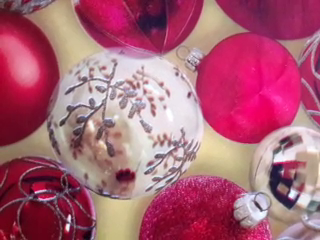
//> input picture frame 85 of res/video1.mp4, 320 x 240 px
$ ./tracking_roi   (built with g++ and OpenCV 4)
//> lines starting //> are read from the running program, lines starting //| are printed output that depends on the picture
/**
 * @file tracking_roi.cpp
 * @author Erwin lejeune (you@domain.com)
 * @brief Select a tracking zone with mouse dragging, then press any key to start tracking
 * @version 0.1
 * @date 2020-03-11
 *
 * @copyright Copyright (c) 2020
 *
 */

#include <iostream>
#include "opencv2/opencv.hpp"
#include "opencv2/core.hpp"
#ifdef HAVE_OPENCV_XFEATURES2D
#include "opencv2/highgui.hpp"
#include "opencv2/features2d.hpp"
#include "opencv2/xfeatures2d.hpp"

#if MXNET_USE_OPENCV
#include <opencv2/opencv.hpp>
+ #include<opencv2 / imgproc / types_c.h>
#endif // MXNET_USE_OPENCV

#if MXNET_USE_OPENCV
#include <opencv2/opencv.hpp>
    + #include<opencv2 / imgproc / types_c.h>
#include // NOLINT()
#include // NOLINT()
#include // NOLINT(*)
#endif

    using namespace std;
using namespace cv;
using namespace cv::xfeatures2d;

Mat frame;

bool drag = false;
Rect roi;
Point point1;
Point point2;

// If Bounding Box defined by mouse
void mouse(int event, int x, int y, int flags, void *param)
{
    if (event == EVENT_LBUTTONDOWN && !drag)
    {
        point1 = Point(x, y);
        drag = 1;
    }
    if (event == EVENT_MOUSEMOVE && drag)
    {
        Mat img = frame.clone();
        point2 = Point(x, y);
        rectangle(img, point1, point2, Scalar(0, 0, 255), 1, 8, 0);
        imshow("Frame", img);
    }
    if (event == EVENT_LBUTTONUP && drag)
    {
        point2 = Point(x, y);
        drag = 0;
        roi = Rect(point1.x, point1.y, x - point1.x, y - point1.y);
    }
    if (event == EVENT_LBUTTONUP)
    {
        drag = 0;
    }
}

int main()
{

    // Create a VideoCapture object and open the input file
    // If the input is the web camera, pass 0 instead of the video file name
    VideoCapture cap("../res/video1.mp4");

    // Check if camera opened successfully
    if (!cap.isOpened())
    {
        cout << "Error opening video stream or file" << endl;
        return -1;
    }

    size_t frame_num = 0;

    // Capture frame-by-frame
    cap >> frame;
//> frame is the input picture: 240 rows x 320 cols, CV_8UC3; mean B, G, R 117.4, 96.4, 170.6

    // If the frame is empty, break immediately
    if (frame.empty())
        cout << "Error, first frame empty.";

    // Display the resulting frame
    imshow("Frame", frame);

    setMouseCallback("Frame", mouse, NULL);

    waitKey(0);
//> the left mouse button is pressed at (80, 60)
//> the mouse is dragged to (160, 120)
//> the mouse is dragged to (240, 180)
//> call 3 of mouse, with event = 0, x = 240, y = 180, flags = 1
//> in mouse (call 3), `rectangle(img, point1, point2, Scalar(0, 0, 255), 1, 8, 0);`:
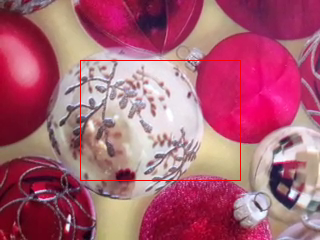
//> img: 240 rows x 320 cols, CV_8UC3; mean B, G, R 116.4, 95.6, 171.1
//> the button is released at (240, 180)

    // Convert in Grayscale without showing
    Mat img_roi = frame(roi);
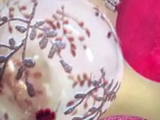
//> img_roi: 120 rows x 160 cols, CV_8UC3; mean B, G, R 162.5, 153.4, 197.6
    //imshow("Roi", img_roi);
    cvtColor(img_roi, img_roi, COLOR_RGB2GRAY);
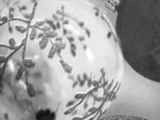
//> img_roi: 120 rows x 160 cols, CV_8UC1; min 11, max 255, mean 161.2

    // Declare Keypoints, Descriptors and SURF detector
    std::vector<KeyPoint> keypoints_roi, keypoints_frame;
    Mat descriptors_roi, descriptors_frame; // NOT A VECTOR !!

//> (the run ends here: the program stops with an error, at `Ptr<SURF> s_detector = SURF::create(400);`)

$ run again, starting later in the video
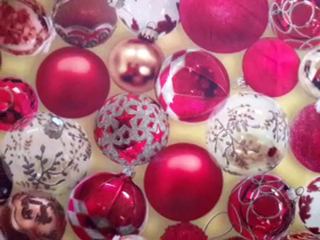
//> input picture frame 382 of res/video1.mp4, 320 x 240 px
//> frame is the input picture: 240 rows x 320 cols, CV_8UC3; mean B, G, R 116, 95.3, 169.6
//> `Mat img_roi = frame(roi);`:
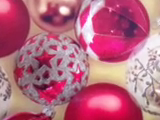
//> img_roi: 120 rows x 160 cols, CV_8UC3; mean B, G, R 128, 105, 183.8
//> `cvtColor(img_roi, img_roi, COLOR_RGB2GRAY);`:
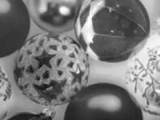
//> img_roi: 120 rows x 160 cols, CV_8UC1; min 18, max 255, mean 120.8
